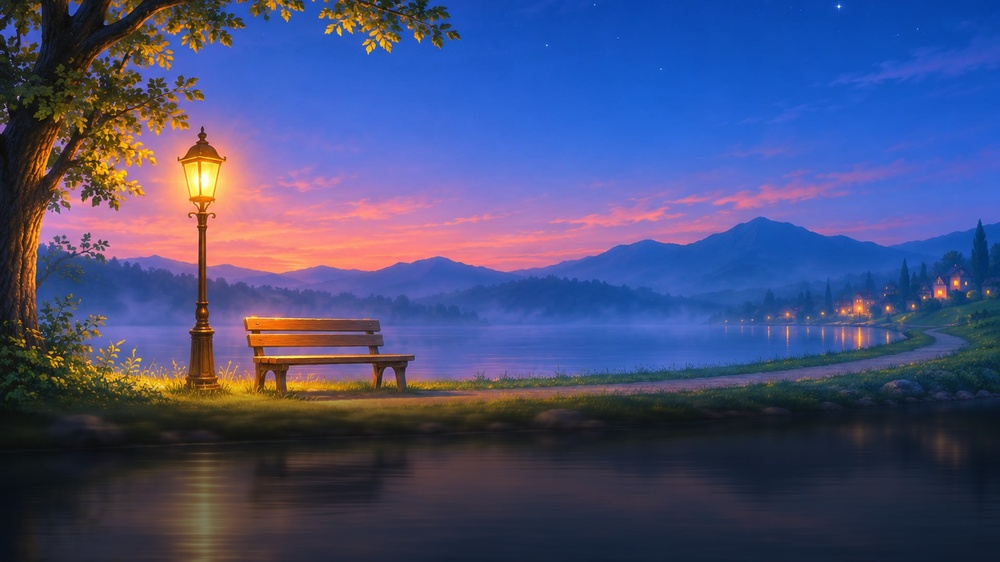
#> input picture assets/plates/s07/bench_by_the_shore.jpg, 1000 x 562 px, shrunk from 1920 x 1080 before the run
$ python windows.py bench_by_the_shore.jpg gate_of_home.jpg out.png
#> lines starting #> are read from the running program, lines starting #| are printed output that depends on the picture; after the words box and inside, x2 and y2 are one past the last pixel; in counts of white or black regions, pixels touching at a corner belong together
"""Song 07 only: "answered from the windows". From the calmed village plate, make variants where the warm windows,
doorways and lanterns are dark, then light up band by band from the near house to the far end of the village.
Usage: python windows.py <original village plate> <calmed village plate> <out dir>
Writes village_w0.jpg (all dark) .. village_w3.jpg (three bands lit); the calmed plate itself is the last step.
"""
import sys
import numpy as np
from PIL import Image, ImageFilter

orig = np.asarray(Image.open(sys.argv[1]).convert("RGB")).astype(np.float32) / 255
calm = np.asarray(Image.open(sys.argv[2]).convert("RGB")).astype(np.float32) / 255
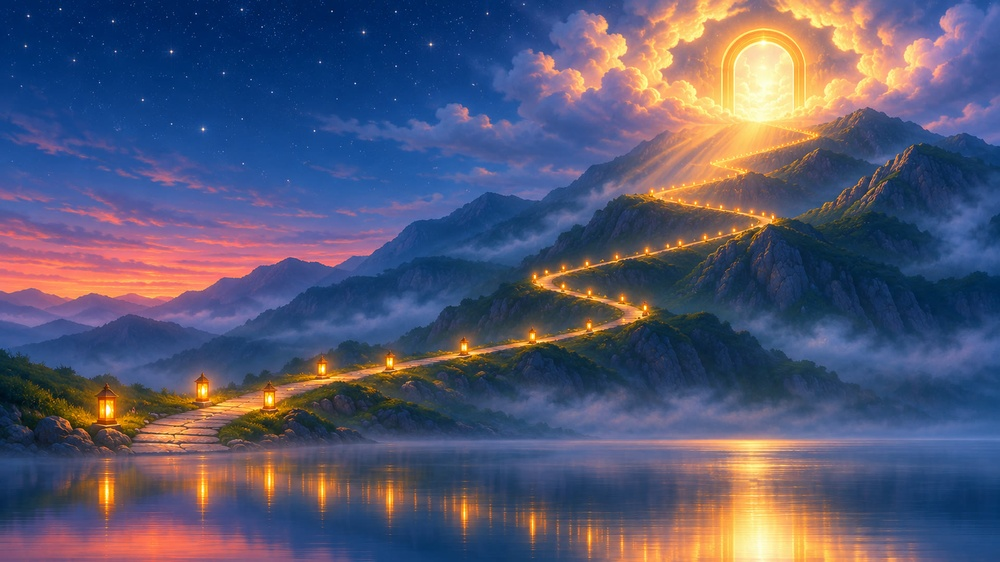
#> input picture assets/plates/s07/gate_of_home.jpg, 1000 x 562 px, shrunk from 1920 x 1080 before the run
out = sys.argv[3]
h, w, _ = orig.shape
#> h = 562; w = 1000
r, g, b = orig[..., 0], orig[..., 1], orig[..., 2]
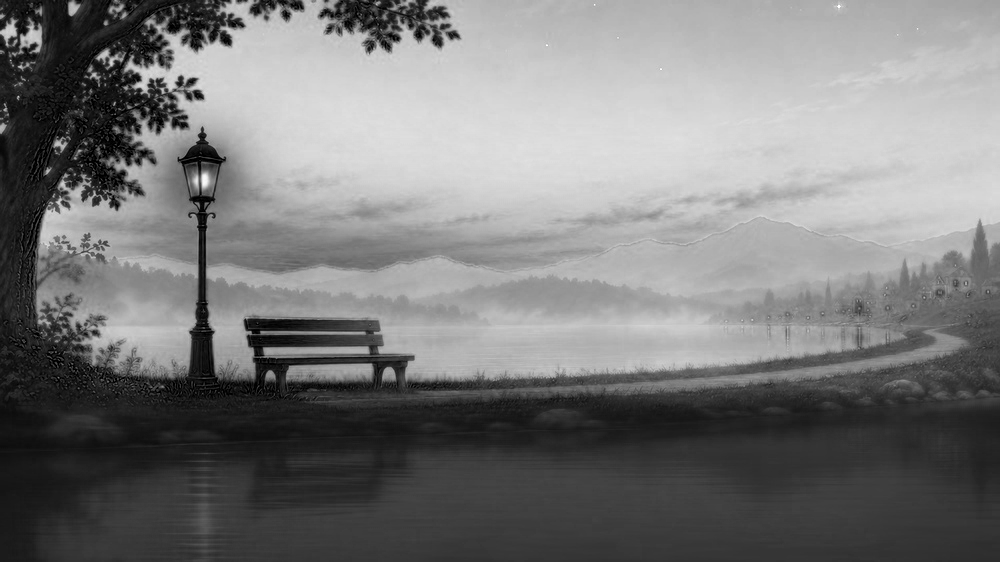
#> b: shape (562, 1000) float32; min 0, max 1, mean 0.476
lum = 0.2126 * r + 0.7152 * g + 0.0722 * b
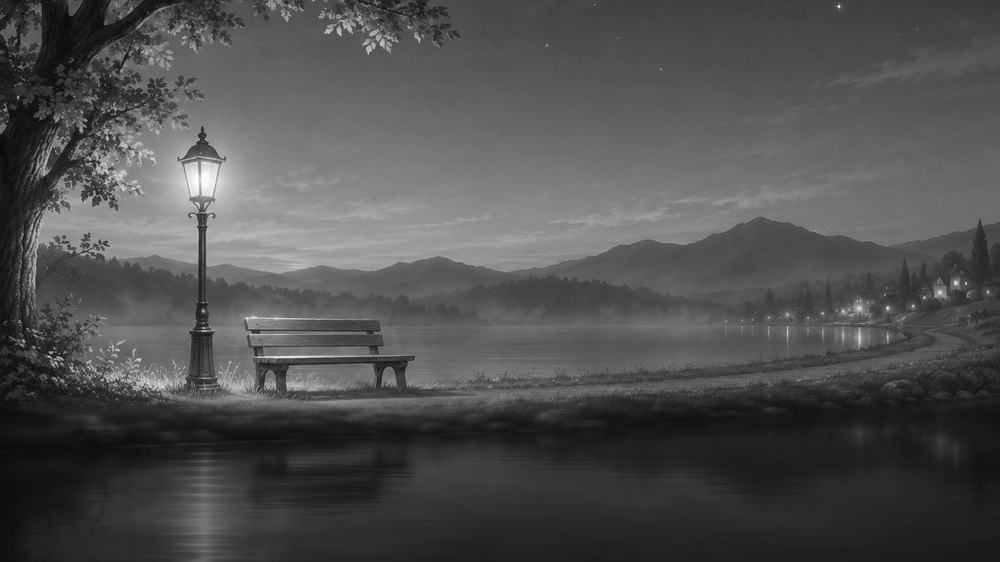
#> lum: shape (562, 1000) float32; min 0.0293, max 0.997, mean 0.314
warm = ((r > 0.55) & (r - b > 0.25) & (lum > 0.38)).astype(np.float32)
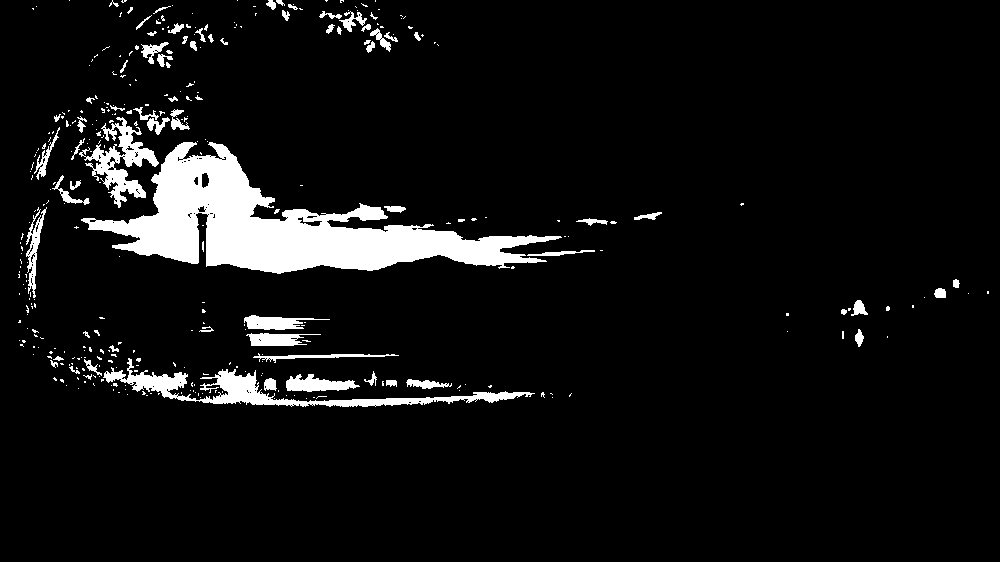
#> warm: shape (562, 1000) float32; values 0 (black) and 1 (white), 6.9% white; 349 white regions (279 under 20 px), largest, box (x1, y1, x2, y2) and area: (81, 142, 562, 274) 22886, (103, 358, 535, 407) 4282, (79, 117, 159, 208) 2352
warm[int(h * 0.66):] = 0.0                      # leave the calmed water alone
warm[:int(h * 0.20)] = 0.0                      # and the sunset sky
#> warm: shape (562, 1000) float32; values 0 (black) and 1 (white), 5.5% white; 189 white regions (158 under 20 px), largest, box (x1, y1, x2, y2) and area: (81, 142, 562, 274) 22886, (79, 117, 159, 208) 2352, (244, 315, 330, 330) 701
warm[:int(h * 0.30), int(w * 0.38):] = 0.0
m = Image.fromarray((warm * 255).astype(np.uint8)).filter(ImageFilter.MaxFilter(9)).filter(ImageFilter.GaussianBlur(14))
m = np.clip(np.asarray(m).astype(np.float32) / 255 * 1.8, 0, 1)
#> m: shape (562, 1000) float32
ll = (calm @ np.array([0.2126, 0.7152, 0.0722], dtype=np.float32))[..., None]
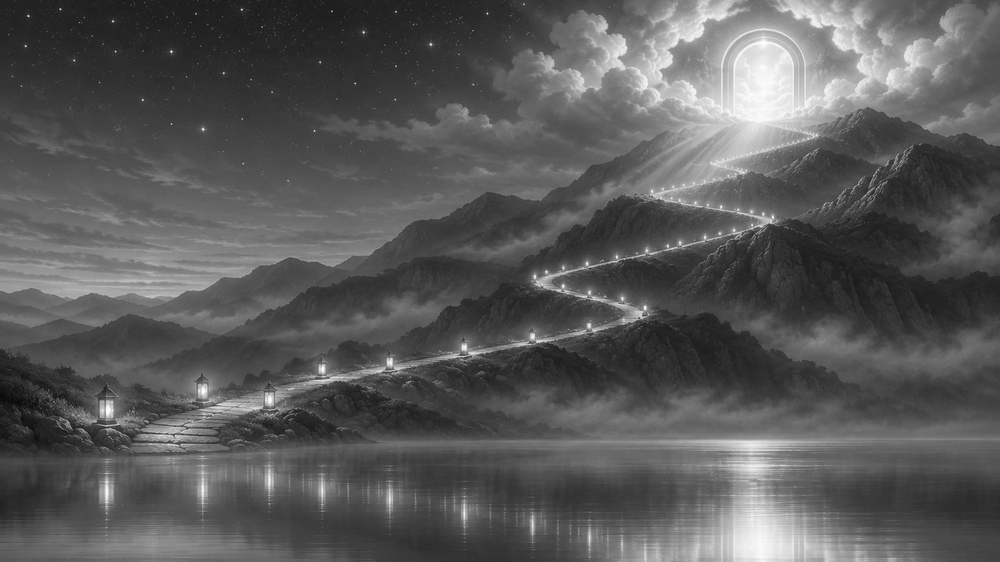
#> ll: shape (562, 1000, 1) float32; min 0.0373, max 0.995, mean 0.352
dark = (ll + 0.35 * (calm - ll)) * 0.30 * np.array([0.85, 0.9, 1.15], dtype=np.float32)
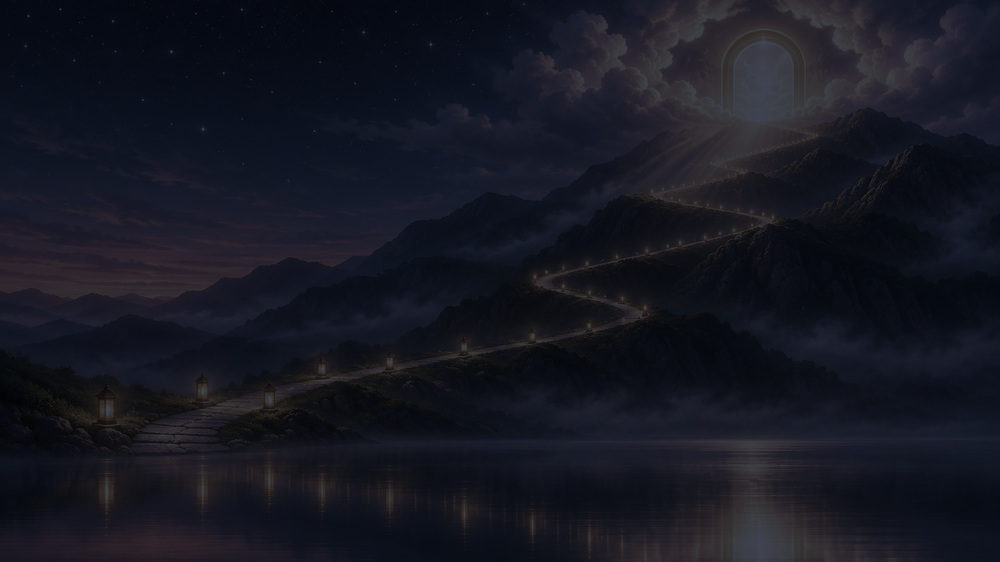
#> dark: shape (562, 1000, 3) float32; mean R, G, B 0.0885, 0.0944, 0.133
xs = np.arange(w, dtype=np.float32) / w
#> xs = 1000 values from 0 to 0.999
bands = [0.0, 0.30, 0.52, 0.72, 1.01]
for k in range(4):
    # bands below k are lit, the rest dark (soft band edges)
    lit_to = bands[k]
    off = np.clip((xs - lit_to) / 0.02 + 0.5, 0, 1)[None, :] if k > 0 else np.ones((1, w), np.float32)
    mk = (m * off)[..., None]
    img = calm * (1 - mk) + dark * mk
    Image.fromarray((np.clip(img, 0, 1) * 255 + 0.5).astype(np.uint8)).save(f"{out}/village_w{k}.jpg", quality=86)
    print(k)
#> this loop made 4 passes
#> pass 2, `img = calm * (1 - mk) + dark * mk`:
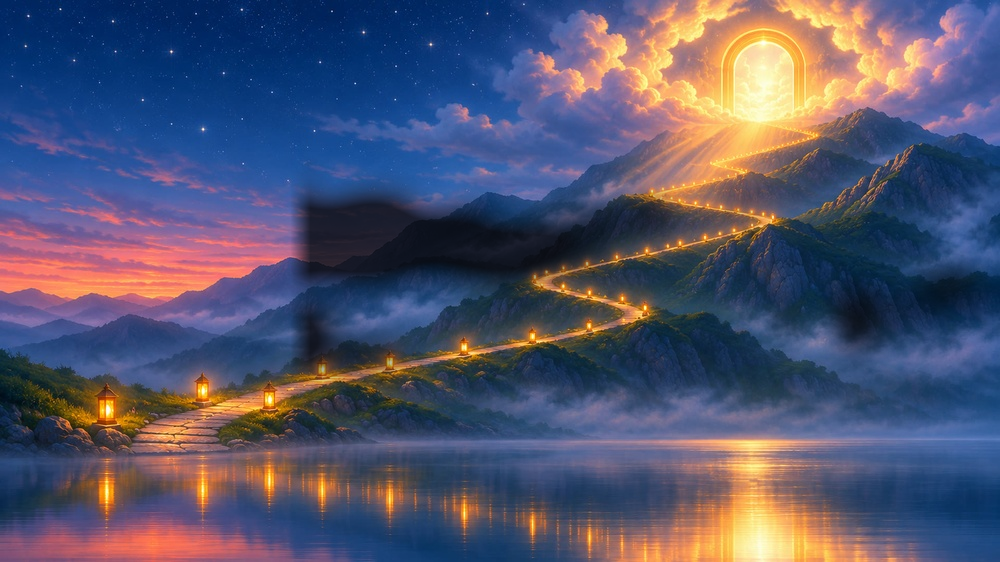
#> img: shape (562, 1000, 3) float32; mean R, G, B 0.329, 0.334, 0.43
